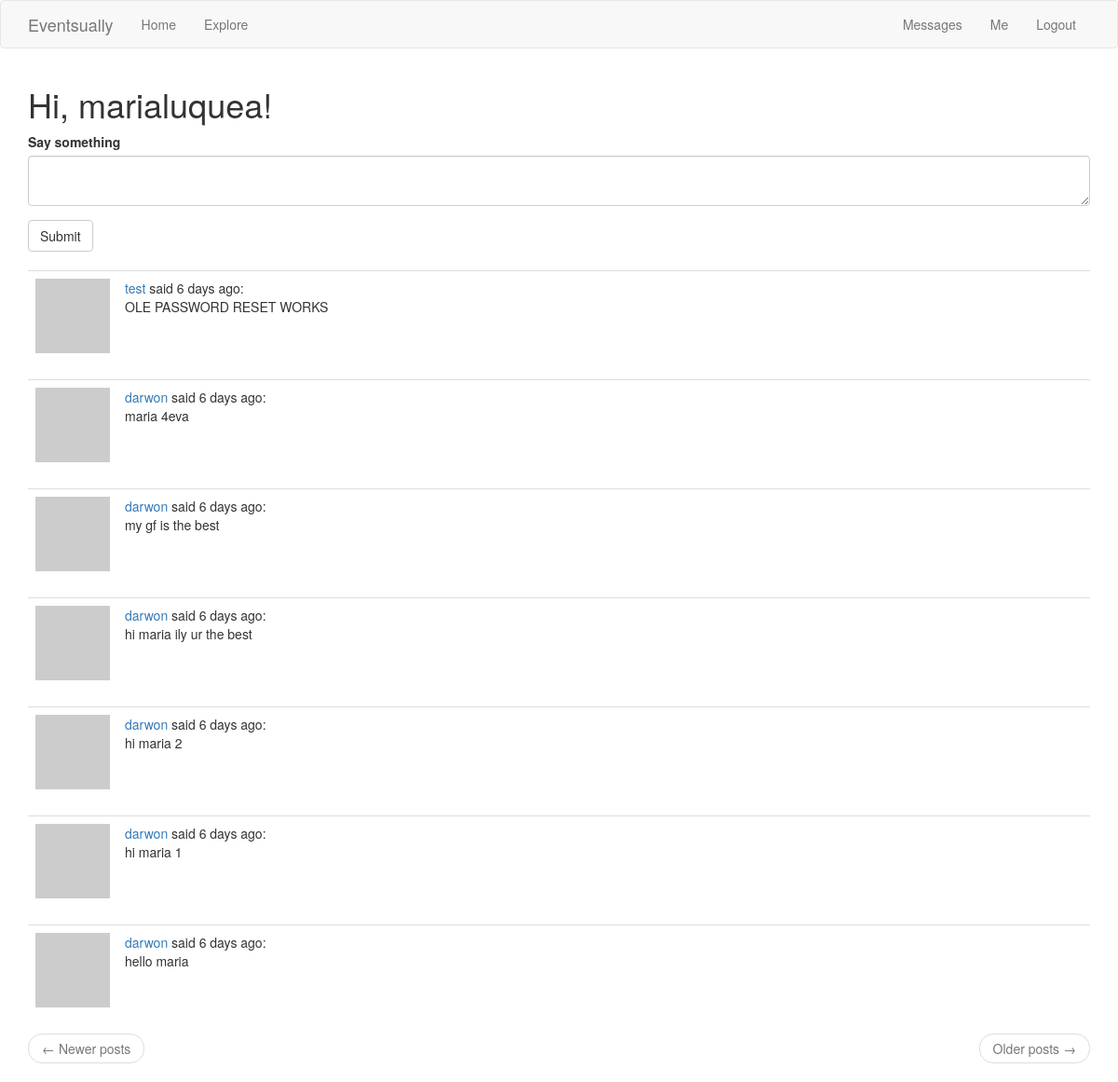
The app's page /index (signed in) with its own data.
### app/models.py (models this page shows, shortened)
class User(UserMixin, db.Model):
    id = db.Column(db.Integer, primary_key=True)
    username = db.Column(db.String(64), index=True, unique=True)
    email = db.Column(db.String(120), index=True, unique=True)
    password_hash = db.Column(db.String(128))
    profilepic = db.Column(db.String(50))
    posts = db.relationship('Post', backref='author', lazy='dynamic')
    about_me = db.Column(db.String(200))
    last_seen = db.Column(db.DateTime, default=datetime.utcnow)
    followed = db.relationship(
        'User', secondary=followers,
        primaryjoin=(followers.c.follower_id == id),
        secondaryjoin=(followers.c.followed_id == id),
        backref=db.backref('followers', lazy='dynamic'), lazy='dynamic')
    messages_sent = db.relationship('Message',foreign_keys='Message.sender_id',backref='author', lazy='dynamic')
    messages_received = db.relationship('Message',foreign_keys='Message.recipient_id',backref='recipient', lazy='dynamic')
    last_message_read_time = db.Column(db.DateTime)
    notifications = db.relationship('Notification', backref='user',lazy='dynamic')
    def avatar(self, size):
        digest = md5(self.email.lower().encode('utf-8')).hexdigest()
        return 'https://www.gravatar.com/avatar/{}?d=identicon&s={}'.format(digest, size)
    def followed_posts(self):
        return Post.query.join(
            followers, (followers.c.followed_id == Post.user_id)).filter(
                followers.c.follower_id == self.id).order_by(
                    Post.timestamp.desc())
    def new_messages(self):
        last_read_time = self.last_message_read_time or datetime(1900, 1, 1)
        return Message.query.filter_by(recipient=self).filter(
            Message.timestamp > last_read_time).count()

class Post(db.Model):
    id = db.Column(db.Integer, primary_key=True)
    body = db.Column(db.String(140))
    timestamp = db.Column(db.DateTime, index=True, default=datetime.utcnow)
    user_id = db.Column(db.Integer, db.ForeignKey('user.id'))

### main.py (the view)
@app.route('/', methods=['GET', 'POST'])
@app.route('/index', methods=['GET', 'POST'])
@login_required
def index():
    form = PostForm()
    if form.validate_on_submit():
        post = Post(body=form.post.data, author=current_user)
        db.session.add(post)
        db.session.commit()
        flash('Your post is now live!')
        return redirect(url_for('index'))
    page = request.args.get('page', 1, type=int)
    posts = current_user.followed_posts().paginate(page, app.config['POSTS_PER_PAGE'], False)
    next_url = url_for('index', page=posts.next_num) \
        if posts.has_next else None
    prev_url = url_for('index', page=posts.prev_num) \
        if posts.has_prev else None
    return render_template('index.html', title='Home', form=form, posts=posts.items, next_url=next_url, prev_url=prev_url)

### app/forms.py
class PostForm(FlaskForm):
    post = TextAreaField('Say something', validators=[
        DataRequired(), Length(min=1, max=140)])
    submit = SubmitField('Submit')

### app/models.py (called while the page is built)
@login.user_loader
def load_user(id):
    return User.query.get(int(id))

### main.py (called while the page is built)
@app.before_request
def before_request():
    if current_user.is_authenticated:
        current_user.last_seen = datetime.utcnow()
        db.session.commit()

### app/templates/index.html
{% extends "base.html" %}
{% import 'bootstrap/wtf.html' as wtf %}
{% block app_content %}
    <h1>Hi, {{ current_user.username }}!</h1>
    {% if form %}
      {{ wtf.quick_form(form) }}
      <br>
    {% endif %}
    {% for post in posts %}
        {% include '_post.html' %}
    {% endfor %}
    <nav aria-label="...">
            <ul class="pager">
                <li class="previous{% if not prev_url %} disabled{% endif %}">
                    <a href="{{ prev_url or '#' }}">
                        <span aria-hidden="true">&larr;</span> Newer posts
                    </a>
                </li>
                <li class="next{% if not next_url %} disabled{% endif %}">
                    <a href="{{ next_url or '#' }}">
                        Older posts <span aria-hidden="true">&rarr;</span>
                    </a>
                </li>
            </ul>
        </nav>
    {% endblock %}

### app/templates/base.html (shortened to what this page needs)
{% extends 'bootstrap/base.html' %}
{% block navbar %}
    <nav class="navbar navbar-default">
        <div class="container">
            <div class="navbar-header">
                <a class="navbar-brand" href="{{ url_for('index') }}">Eventsually</a>
            </div>
            <div class="collapse navbar-collapse" id="bs-example-navbar-collapse-1">
                <ul class="nav navbar-nav">
                    <li><a href="{{ url_for('index') }}">Home</a></li>
                    <li><a href="{{ url_for('explore') }}">Explore</a></li>
                </ul>
                <ul class="nav navbar-nav navbar-right">
                    {% if current_user.is_anonymous %}
                    <li><a href="{{ url_for('login') }}">Login</a></li>
                    {% else %}
                    <li>
                        <a href="{{ url_for('messages') }}">
                            {{ 'Messages' }}
                            {% set new_messages = current_user.new_messages() %}
                        </a>
                    </li>
                    <li><a href="{{ url_for('user', username=current_user.username) }}">Me</a></li>
                    <li><a href="{{ url_for('logout') }}">Logout</a></li>
                    {% endif %}
                </ul>
            </div>
        </div>
    </nav>
{% endblock %}
{% block content %}
    <div class="container">
        {% block app_content %}
        {% endblock %}
    </div>
{% endblock %}

### app/templates/_post.html
<table class="table table-hover">
        <tr>
            <td width="70px">
                <a href="{{ url_for('user', username=post.author.username) }}">
                    <img src="{{ post.author.avatar(70) }}" />
                </a>
            </td>
            <td>
                <a href="{{ url_for('user', username=post.author.username) }}">
                    {{ post.author.username }}
                </a>
                said {{ moment(post.timestamp).fromNow() }}:
                <br>
                {{ post.body }}
            </td>
        </tr>
    </table>

### records on screen
User: username "marialuquea"
Post: author.username "test", timestamp "6 days ago", body "OLE PASSWORD RESET WORKS"
Post: author.username "darwon", timestamp "6 days ago", body "maria 4eva"
Post: author.username "darwon", timestamp "6 days ago", body "my gf is the best"
Post: author.username "darwon", timestamp "6 days ago", body "hi maria ily ur the best"
Post: author.username "darwon", timestamp "6 days ago", body "hi maria 2"
Post: author.username "darwon", timestamp "6 days ago", body "hi maria 1"
Post: author.username "darwon", timestamp "6 days ago", body "hello maria"

### other values on screen
{{ 'Messages' }} "Messages"
